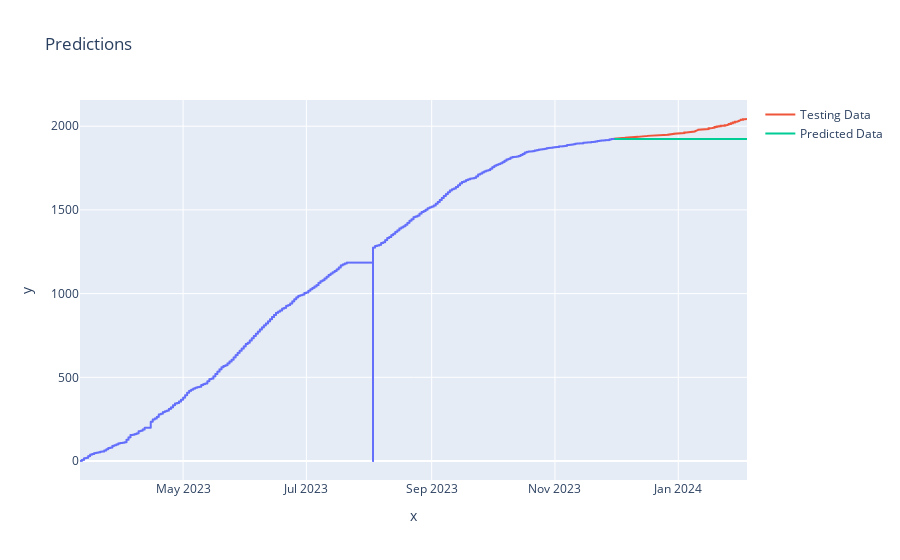

The notebook cell saved with this chart:
### Code cell
# Visualize the predictions
fig = px.line(x=train_data.index, y=train_data['kwh'], title='Predictions')
# Add the testing data to the plot
fig.add_scatter(x=test_data.index, y=test_data['kwh'], mode='lines', name='Testing Data')
# Add the predicted values to the plot
fig.add_scatter(x=test_data.index, y=predicted_test, mode='lines', name='Predicted Data')

### Figure 1 — Plotly figure (JSON) as saved in the notebook; plotly's stock layout.template omitted (floating-point values rounded to 4 significant figures; data arrays with more than 128 entries replaced by an {"elided": "..."} marker saying what was removed)
{"data": [{"hovertemplate": "x=%{x}<br>y=%{y}<extra></extra>", "legendgroup": "", "line": {"color": "#636efa", "dash": "solid"}, "marker": {"symbol": "circle"}, "mode": "lines", "name": "", "showlegend": false, "type": "scattergl", "x": {"elided": "6332 str values"}, "xaxis": "x", "y": {"elided": "6332 float values"}, "yaxis": "y"}, {"mode": "lines", "name": "Testing Data", "type": "scatter", "x": {"elided": "1584 str values"}, "y": {"elided": "1584 float values"}}, {"mode": "lines", "name": "Predicted Data", "type": "scatter", "x": {"elided": "1584 str values"}, "y": {"elided": "1584 float values"}}], "layout": {"legend": {"tracegroupgap": 0}, "title": {"text": "Predictions"}, "xaxis": {"anchor": "y", "domain": [0, 1], "title": {"text": "x"}}, "yaxis": {"anchor": "x", "domain": [0, 1], "title": {"text": "y"}}}}
